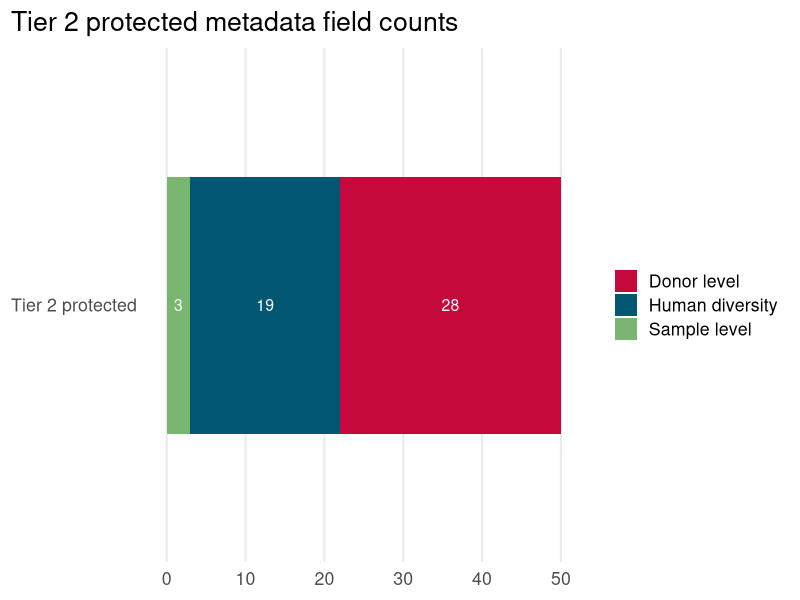
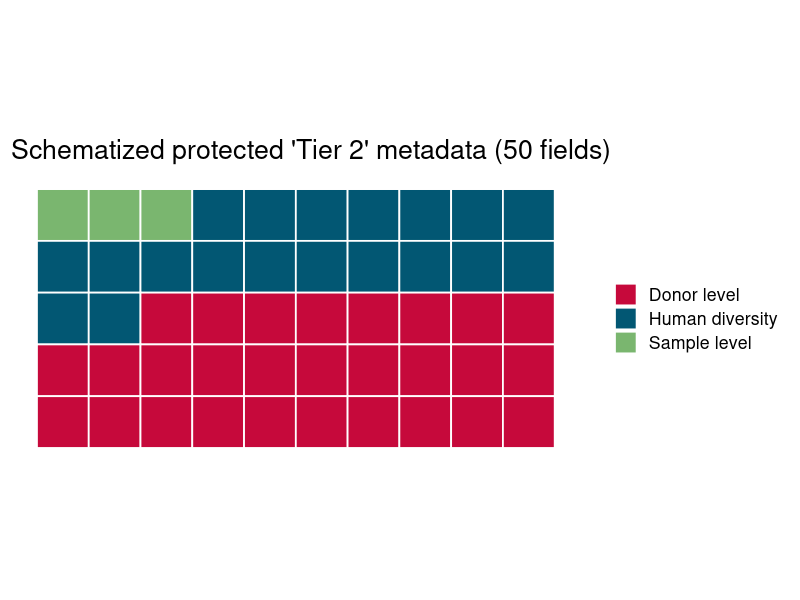
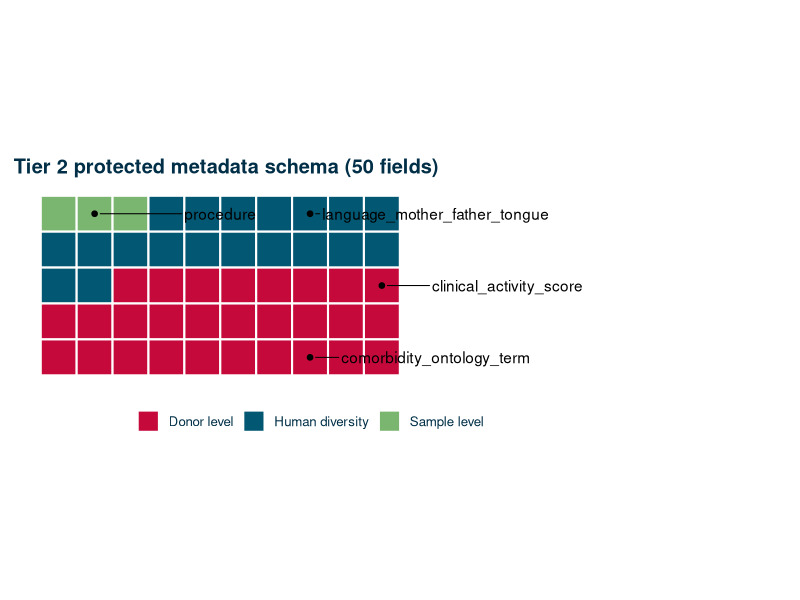
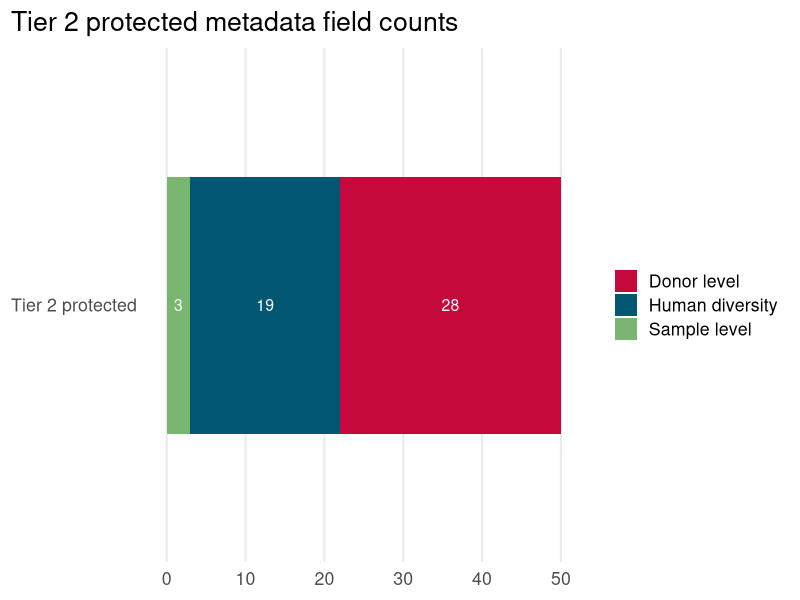
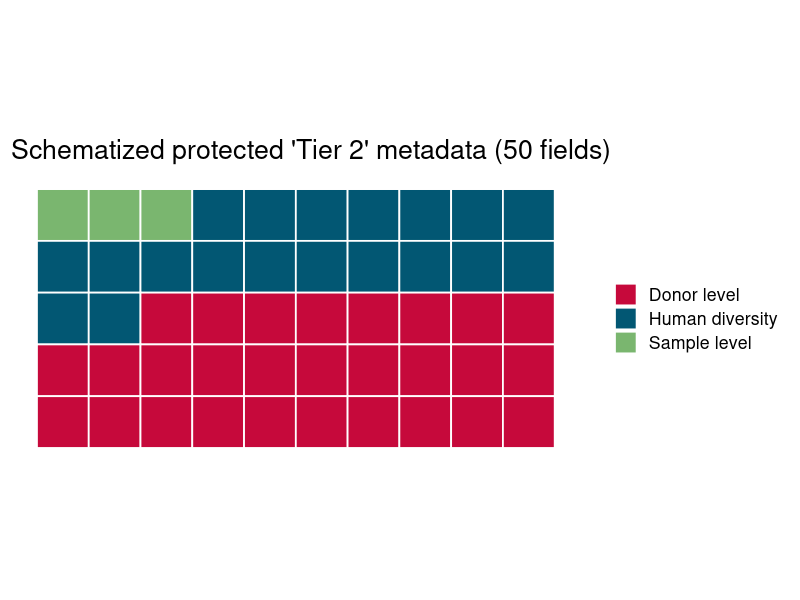
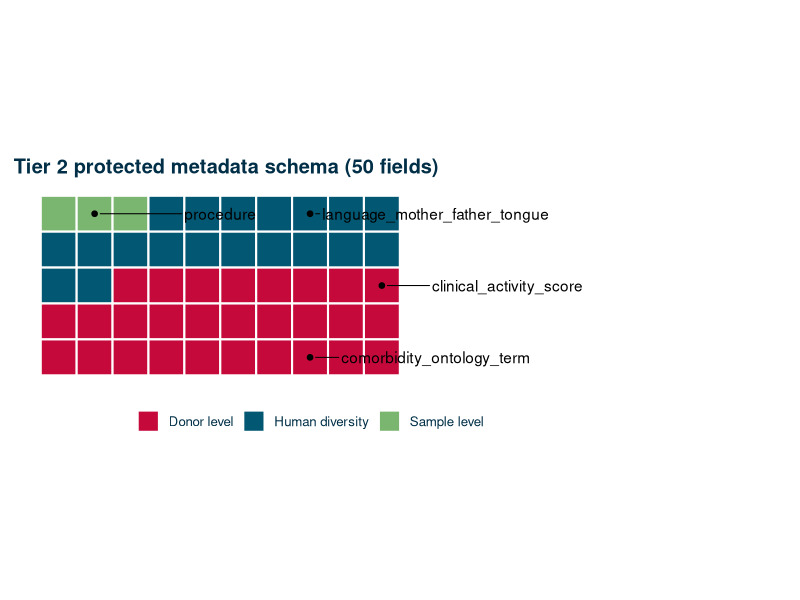

R code for these plots, in order:
library(ggplot2)
library(ggrepel)


df_counts <- data.frame(
  category = c("Sample level", "Human diversity", "Donor level"),
  n = c(3, 19, 28)
)

hgca_cols <- c(
  "Sample level" = "#7ab66f",
  "Human diversity" = "#025773",
  "Donor level" = "#c6093b"
)

hgca_navy <- "#002f47"
hgca_grey <- "#b4b4b4"


df_counts <- data.frame(
  category = c("Sample level", "Human diversity", "Donor level"),
  n = c(3, 19, 28)
)

df_counts$total <- sum(df_counts$n)

p_stacked <- ggplot(df_counts, aes(x = "Tier 2 protected", y = n, fill = category)) +
  geom_col(width = 0.6) +
  coord_flip() +
  geom_text(
    aes(label = n),
    position = position_stack(vjust = 0.5),
    size = 4,
    color = "white"
  ) +
  scale_fill_manual(values = hgca_cols) +
  labs(
    x = NULL,
    y = NULL,
    fill = NULL,
    title = "Tier 2 protected metadata field counts"
  ) +
  theme_minimal(base_size = 16) +
  theme(
    panel.grid.major.y = element_blank(),
    panel.grid.minor = element_blank(),
    plot.title.position = "plot"
  )

p_stacked

ggsave( "~/Desktop/tier2summary_stacked_bar.png", p_stacked)

library(ggplot2)

df_counts <- data.frame(
  category = c("Sample level", "Human diversity", "Donor level"),
  n = c(3, 19, 28)
)

df_counts$total <- sum(df_counts$n)

df_tiles <- data.frame(
  id = seq_len(df_counts$total),
  category = rep(df_counts$category, times = df_counts$n)
)

ncol_grid <- 10
df_tiles$x <- ((df_tiles$id - 1) %% ncol_grid) + 1
df_tiles$y <- ((df_tiles$id - 1) %/% ncol_grid) + 1

p_waffle <- ggplot(df_tiles, aes(x = x, y = y, fill = category)) +
  geom_tile(color = "white", linewidth = 0.6) +
  coord_equal() +
  scale_y_reverse(breaks = NULL) +
  scale_x_continuous(breaks = NULL) +
  labs(
    x = NULL,
    y = NULL,
    fill = NULL,
    title = "Schematized protected 'Tier 2' metadata (50 fields)"
  ) +
  scale_fill_manual(values = hgca_cols) +
  theme_minimal(base_size = 16) +
  theme(
    panel.grid = element_blank(),
    axis.text = element_blank(),
    plot.title.position = "plot"
  )

p_waffle


ggsave( "~/Desktop/tier2summary_waffle.png", p_waffle)


hgca_navy <- "#002f47"

df_counts <- data.frame(
  category = c("Sample level", "Human diversity", "Donor level"),
  n = c(3, 19, 28)
)

total_n <- sum(df_counts$n)

df_tiles <- data.frame(
  id = seq_len(total_n),
  category = rep(df_counts$category, times = df_counts$n)
)

ncol_grid <- 10
df_tiles$x <- ((df_tiles$id - 1) %% ncol_grid) + 1
df_tiles$y <- ((df_tiles$id - 1) %/% ncol_grid) + 1

anchors <- rbind(
  transform(subset(df_tiles, category == "Donor level")[8, ], label = "clinical_activity_score"),
  transform(subset(df_tiles, category == "Donor level")[26, ], label = "comorbidity_ontology_term"),
  transform(subset(df_tiles, category == "Human diversity")[5, ], label = "language_mother_father_tongue"),
  transform(subset(df_tiles, category == "Sample level")[2, ], label = "procedure")
)

p_waffle_a <- ggplot(df_tiles, aes(x = x, y = y, fill = category)) +
  geom_tile(color = "white", linewidth = 0.7) +
  geom_point(
    data = anchors,
    aes(x = x, y = y),
    inherit.aes = FALSE,
    size = 1.6,
    color = "black"
  ) +
  geom_text_repel(
    data = anchors,
    aes(x = x, y = y, label = label),
    color = "black",
    inherit.aes = FALSE,
    seed = 10,
    box.padding = 0.4,
    point.padding = 0.35,
    label.padding = unit(0.15, "lines"),
    label.size = 0.25,
    segment.size = 0.35,
    min.segment.length = 0,
    force = 2,
    max.overlaps = Inf,
    direction = "y",
    nudge_x = 3.5
  ) +
  scale_fill_manual(values = hgca_cols) +
  scale_color_manual(values = hgca_cols) +
  coord_equal(clip = "off") +
  scale_y_reverse(breaks = NULL) +
  scale_x_continuous(breaks = NULL, limits = c(0.5, ncol_grid + 5.5)) +
  labs(
    x = NULL,
    y = NULL,
    fill = NULL,
    title = "Tier 2 protected metadata schema (50 fields)"
  ) +
  theme_minimal(base_size = 12) +
  theme(
    panel.grid = element_blank(),
    axis.text = element_blank(),
    plot.title.position = "plot",
    plot.title = element_text(color = hgca_navy, face = "bold"),
    legend.text = element_text(color = hgca_navy),
    legend.position = "bottom",
    plot.margin = margin(10, 140, 10, 10)
  ) +
  guides(color = "none")

p_waffle_a

ggsave( "~/Desktop/tier2summary_waffle.svg", p_waffle_a)
